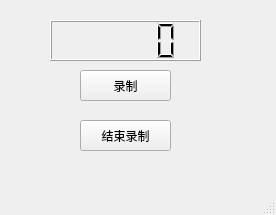
<?xml version="1.0" encoding="UTF-8"?>
<ui version="4.0">
 <class>MainWindow</class>
 <widget class="QMainWindow" name="MainWindow">
  <property name="geometry">
   <rect>
    <x>0</x>
    <y>0</y>
    <width>276</width>
    <height>215</height>
   </rect>
  </property>
  <property name="windowTitle">
   <string>MainWindow</string>
  </property>
  <widget class="QWidget" name="centralwidget">
   <widget class="QPushButton" name="startBtn">
    <property name="geometry">
     <rect>
      <x>80</x>
      <y>70</y>
      <width>91</width>
      <height>31</height>
     </rect>
    </property>
    <property name="text">
     <string>录制</string>
    </property>
   </widget>
   <widget class="QPushButton" name="stopBtn">
    <property name="geometry">
     <rect>
      <x>80</x>
      <y>120</y>
      <width>91</width>
      <height>31</height>
     </rect>
    </property>
    <property name="text">
     <string>结束录制</string>
    </property>
   </widget>
   <widget class="QLCDNumber" name="lcdNumber">
    <property name="geometry">
     <rect>
      <x>50</x>
      <y>20</y>
      <width>151</width>
      <height>41</height>
     </rect>
    </property>
   </widget>
  </widget>
  <widget class="QMenuBar" name="menubar">
   <property name="geometry">
    <rect>
     <x>0</x>
     <y>0</y>
     <width>276</width>
     <height>23</height>
    </rect>
   </property>
  </widget>
  <widget class="QStatusBar" name="statusbar"/>
 </widget>
 <resources/>
 <connections/>
</ui>
